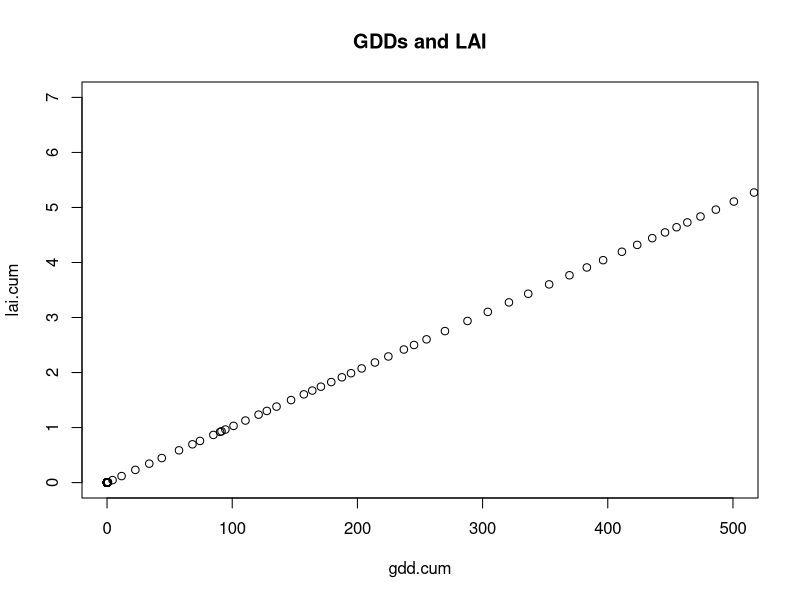

The R source for this figure: (Note: this script raises an error after producing the figure.)
## Lab 4: build your own crop model
##
## Step 1:
## Spend 10 minutes thinking about how you will write your code
## Paper and pencil
##
## Step 2: 
## Execute!

cmi05 <- read.csv("cmi2005.csv")

## I will loop through each row of the data.frame
## Step 0: convert from F to C (temperature)
## Step 1: Calculate GDDs
## Step 2: Build a linear relationship between GDDs and LAI
## Step 3: Calculate interception based on LAI
## Step 4: Determine a value of Radiation Use Efficiency for Mxg
## Step 5: Use equation Y = Q x I x e x H to calculate biomass

doe <- 115 ## day of emergence
doh <- 280 ## last day the crop is 'active' (day of harvest)
lai.cum <- numeric(365)
biomass.curr <- numeric(365)
biomass.cum <- numeric(365)
biomass.old <- 0
gdd.cum <- numeric(365)
int.rad.cum <- numeric(365)
old.gdd <- 0
## Need to get the cummulative
## Extinction coefficient
k <- 0.6
## Need to come up with a value of RUE for 
## Miscanthus
## How about 2? 2 g / MJ for PAR
rue <- 2.4
harvest.index <- 0.7

for(i in 1:nrow(cmi05)){
  
  ## i is an index, but it coincides with the 
  ## day of the year

  if(i < doe) next
  if(i > doh) break
  ## Next is a command that will jump to the next iteration
  ## Convert to Celsius
  tempC <- (cmi05$avgTemp[i] - 32) * 5/9
  ## Calculate growing degree days
  gdd <- (tempC - 10) + old.gdd
  if(gdd < 0) gdd <- 0
  old.gdd <- gdd
  gdd.cum[i] <- gdd
  ## Great! Now I can calculate LAI with my magic formula
  lai <- (gdd * 0.0102) 
  if(lai > 7) lai <- 7
  lai.cum[i] <- lai
  ## Yeah! I calculated LAI
  ## Let's do interception
  int.rad <- (1 - exp(-k * lai))
  int.rad.cum[i] <- int.rad
  ## That easy?
  ## Solar radiation
  par <- cmi05$solar[i] * 0.45
  biomass.today <- par * int.rad * rue * harvest.index
  biomass <-  par * int.rad * rue * harvest.index + biomass.old
  biomass.old <- biomass
  biomass.cum[i] <- biomass
  biomass.curr[i] <- biomass.today
}

plot(gdd.cum, lai.cum, xlim = c(0,500), main = "GDDs and LAI")

plot(lai.cum, int.rad, main = "LAI and Int Rad")

plot(gdd.cum, biomass.cum, main = "GDDs and Biomass",
     ylab = "Biomass (g / m^2)",
     xlab = "Growing Degree Days (base 10)")

plot(gdd.cum, biomass.curr, main = "GDDs and Biomass Today",
     ylab = "Daily Biomass (g / m^2)",
     xlab = "Growing Degree Days (base 10)")
